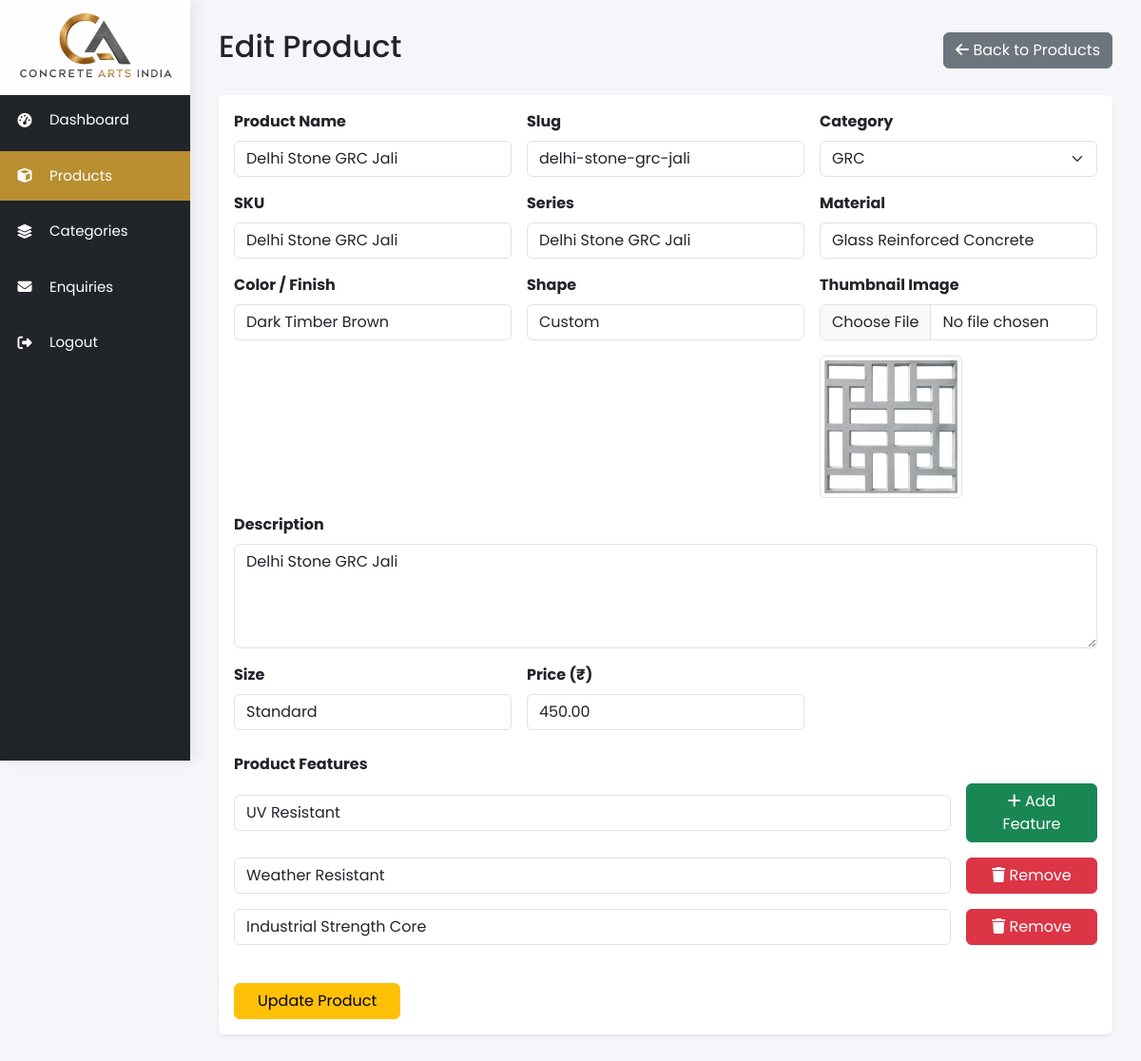
The app's page /admin/products/edit.php?id=109 (signed in) with its own data.
### tables this page shows
CREATE TABLE `products` (
  `id` int(11) NOT NULL,
  `category_id` int(11) NOT NULL,
  `name` varchar(255) NOT NULL,
  `slug` varchar(255) NOT NULL,
  `sku` varchar(100) DEFAULT NULL,
  `item_code` varchar(100) DEFAULT NULL,
  `catalog` varchar(100) DEFAULT NULL,
  `series` varchar(100) DEFAULT NULL,
  `description` longtext DEFAULT NULL,
  `material` varchar(100) DEFAULT NULL,
  `shape` varchar(100) DEFAULT NULL,
  `color` varchar(100) DEFAULT NULL,
  `finish` varchar(100) DEFAULT NULL,
  `thumbnail` varchar(255) DEFAULT NULL,
  `featured` tinyint(1) DEFAULT 0,
  `status` tinyint(1) DEFAULT 1,
  `created_at` timestamp NOT NULL DEFAULT current_timestamp(),
  `updated_at` timestamp NULL DEFAULT current_timestamp() ON UPDATE current_timestamp()
);

CREATE TABLE `categories` (
  `id` int(11) NOT NULL,
  `name` varchar(150) NOT NULL,
  `slug` varchar(150) NOT NULL,
  `image` varchar(255) DEFAULT NULL,
  `status` tinyint(1) DEFAULT 1,
  `sort_order` int(11) DEFAULT 0,
  `created_at` timestamp NOT NULL DEFAULT current_timestamp()
);

CREATE TABLE `product_sizes` (
  `id` int(11) NOT NULL,
  `product_id` int(11) NOT NULL,
  `size` varchar(100) NOT NULL,
  `price` decimal(10,2) NOT NULL,
  `length_mm` decimal(10,2) DEFAULT NULL,
  `length_inch` decimal(10,2) DEFAULT NULL,
  `breadth_mm` decimal(10,2) DEFAULT NULL,
  `breadth_inch` decimal(10,2) DEFAULT NULL,
  `height_mm` decimal(10,2) DEFAULT NULL,
  `height_inch` decimal(10,2) DEFAULT NULL,
  `sort_order` int(11) DEFAULT 0
);

CREATE TABLE `product_features` (
  `id` int(11) NOT NULL,
  `product_id` int(11) NOT NULL,
  `feature` varchar(255) NOT NULL,
  `created_at` timestamp NOT NULL DEFAULT current_timestamp()
);

### admin/products/edit.php (the view, shortened to what this page needs)
<?php
require_once "../includes/header.php";
require_once "../includes/sidebar.php";
require_once "../includes/config.php";
$id = $_GET['id'] ?? 0;
$stmt = $pdo->prepare("SELECT * FROM products WHERE id = ?");
$stmt->execute([$id]);
$product = $stmt->fetch(PDO::FETCH_ASSOC);
$categories = $pdo->query("SELECT id, name FROM categories ORDER BY name ASC")->fetchAll(PDO::FETCH_ASSOC);
$currentCategoryName = '';
foreach ($categories as $cat) {
    if ($product['category_id'] == $cat['id']) {
        $currentCategoryName = strtolower($cat['name']);
        break;
    }
}
$isPlanter = str_contains($currentCategoryName, 'planter');
$sizeStmt = $pdo->prepare("SELECT * FROM product_sizes WHERE product_id = ?");
$sizeStmt->execute([$id]);
$productSizes = $sizeStmt->fetchAll(PDO::FETCH_ASSOC);
$productSize = $productSizes[0];
$featureStmt = $pdo->prepare("SELECT * FROM product_features WHERE product_id = ?");
$featureStmt->execute([$id]);
$productFeatures = $featureStmt->fetchAll(PDO::FETCH_ASSOC);
?>
<div class="main-content">
    <div class="d-flex justify-content-between align-items-center mb-4">
        <h2>Edit Product</h2>
        <a href="index.php" class="btn btn-secondary">
            <i class="fa-solid fa-arrow-left"></i> Back to Products
        </a>
    </div>
    <div class="card shadow-sm border-0">
        <div class="card-body">
            <form action="update.php" method="POST" enctype="multipart/form-data">
                <div class="row g-3">
                    <div class="col-md-4">
                        <label class="form-label fw-bold">Product Name</label>
                        <input type="text" name="name" id="product_name" class="form-control"
                            value="<?= htmlspecialchars($product['name']) ?>" required>
                    </div>
                    <div class="col-md-4">
                        <label class="form-label fw-bold">Slug</label>
                        <input type="text" name="slug" id="product_slug" class="form-control"
                            value="<?= htmlspecialchars($product['slug']) ?>" required>
                    </div>
                    <div class="col-md-4">
                        <label class="form-label fw-bold">Category</label>
                        <select name="category_id" id="category_id" class="form-select" required
                            onchange="toggleSizeFields()">
                            <?php foreach ($categories as $cat): ?>
                                <option value="<?= $cat['id'] ?>" data-name="<?= strtolower($cat['name']) ?>"
                                    <?= ($product['category_id'] == $cat['id']) ? 'selected' : '' ?>>
                                    <?= htmlspecialchars($cat['name']) ?>
                                </option>
                            <?php endforeach; ?>
                        </select>
                    </div>
                    <div class="col-md-4">
                        <label class="form-label fw-bold">SKU</label>
                        <input type="text" name="sku" class="form-control"
                            value="<?= htmlspecialchars($product['sku']) ?>">
                    </div>
                    <div class="col-md-4">
                        <label class="form-label fw-bold">Series</label>
                        <input type="text" name="series" class="form-control"
                            value="<?= htmlspecialchars($product['series']) ?>">
                    </div>
                    <div class="col-md-4">
                        <label class="form-label fw-bold">Material</label>
                        <input type="text" name="material" class="form-control"
                            value="<?= htmlspecialchars($product['material']) ?>">
                    </div>
                    <div class="col-md-4">
                        <label class="form-label fw-bold">Color / Finish</label>
                        <input type="text" name="color" class="form-control"
                            value="<?= htmlspecialchars($product['color']) ?>">
                    </div>
                    <div class="col-md-4">
                        <label class="form-label fw-bold">Shape</label>
                        <input type="text" name="shape" class="form-control"
                            value="<?= htmlspecialchars($product['shape']) ?>">
                    </div>
                    <div class="col-md-4">
                        <label class="form-label fw-bold">Thumbnail Image</label>
                        <input type="file" name="thumbnail" id="thumbnailInput" class="form-control" accept="image/*">
                        <?php if (!empty($product['thumbnail'])): ?>
                            <?php
                            $displayThumbnail = $product['thumbnail'];
                            $pathInfo = pathinfo($displayThumbnail);
                            $cleanedFilename = preg_replace('/^\d+_/', '', $pathInfo['filename']);
                            $displayThumbnail = $pathInfo['dirname'] . '/' . $cleanedFilename . '.' . $pathInfo['extension'];
                            ?>
                            <div class="mt-3">
                                <img id="thumbnailPreview" src="../../<?= htmlspecialchars($displayThumbnail) ?>" class="img-thumbnail border"
                                    style="max-height: 150px;">
                            </div>
                        <?php else: ?>
                            <div class="mt-3">
                                <img id="thumbnailPreview" src="" alt="Image Preview" class="img-thumbnail" style="display: none; max-height: 150px;">
                            </div>
                        <?php endif; ?>
                    </div>
                    <div class="col-md-12">
                        <label class="form-label fw-bold">Description</label>
                        <textarea name="description" class="form-control"
                            rows="4"><?= htmlspecialchars($product['description']) ?></textarea>
                    </div>
                    <div class="col-md-4" id="singleSizeField" style="<?= $isPlanter ? 'display: none;' : 'display: block;' ?>">
                        <label class="form-label fw-bold">Size</label>
                        <input type="text" name="<?= $isPlanter ? '' : 'size[]' ?>" id="single_size_input" class="form-control"
                            value="<?= htmlspecialchars($productSize['size']) ?>">
                    </div>
                    <div class="col-md-4" id="singlePriceField" style="<?= $isPlanter ? 'display: none;' : 'display: block;' ?>">
                        <label class="form-label fw-bold">Price (₹)</label>
                        <input type="number" step="0.01" name="<?= $isPlanter ? '' : 'price[]' ?>" id="single_price_input" class="form-control"
                            value="<?= htmlspecialchars($productSize['price']) ?>">
                    </div>
                    <div class="col-12 mt-4">
                        <label class="form-label fw-bold">Product Features</label>
                        <div id="features-rows-container">
                            <?php foreach ($productFeatures as $index => $pf): ?>
                                <div class="row g-3 feature-row align-items-center mb-3">
                                    <div class="col-md-10">
                                        <input type="text" name="features[]" class="form-control"
                                            placeholder="e.g. Weather resistant and durable finish"
                                            value="<?= htmlspecialchars($pf['feature'] ?? '') ?>">
                                    </div>
                                    <div class="col-md-2 d-grid">
                                        <?php if ($index === 0): ?>
                                            <button type="button" class="btn btn-success" id="add-feature-row">
                                                <i class="fa fa-plus"></i> Add Feature
                                            </button>
                                        <?php else: ?>
                                            <button type="button" class="btn btn-danger remove-feature-row">
                                                <i class="fa fa-trash"></i> Remove
                                            </button>
                                        <?php endif; ?>
                                    </div>
                                </div>
                            <?php endforeach; ?>
                        </div>
                    </div>
                    <div class="col-12 mt-4">
                        <button type="submit" class="btn btn-warning px-4">Update Product</button>
                    </div>
                </div>
            </form>
        </div>
    </div>
</div>
<?php require_once "../includes/footer.php"; ?>

### admin/includes/header.php (style rules this page uses)
* { margin: 0; padding: 0; box-sizing: border-box; font-family: 'Poppins', sans-serif; }
body { background: #f4f6f9; }
a { text-decoration: none; }
.main-content { margin-left: 200px; padding: 30px; }
select option { text-transform: capitalize; }

### records on screen
products: name "Delhi Stone GRC Jali", slug "delhi-stone-grc-jali", category_id "GRC", sku "Delhi Stone GRC Jali", series "Delhi Stone GRC Jali", material "Glass Reinforced Concrete", color "Dark Timber Brown", shape "Custom", thumbnail (picture), description "Delhi Stone GRC Jali"
product_sizes: size "Standard", price "450.00"
product_features: feature "UV Resistant", shows "Add Feature"
product_features: feature "Weather Resistant", shows "Remove"
product_features: feature "Industrial Strength Core", shows "Remove"
